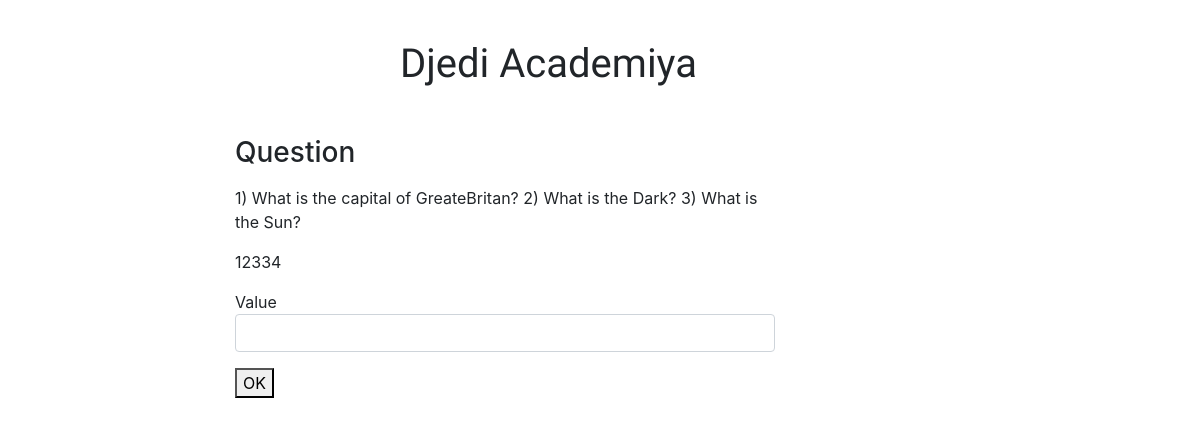
The app's page /candidate/test/ with its own data.
### academiya/models.py (models this page shows, shortened)
class Test_task(models.Model):
    orden = models.SlugField(unique=True)
    name = models.TextField()

### academiya/views.py (the view, shortened to what this page needs)
# urls.py: path('candidate/test/', AnswerCreate.as_view(), name='candidate_test_url'),
class AnswerCreate(View):
    def get(self,request):
        form = AnswerForm()
        tests = Test_task.objects.all()
        return render(request, 'academiya/candidate_test_form.html', context={'form': form, 'tests': tests})

### academiya/forms.py (shortened to what this page needs)
class AnswerForm(forms.Form):
    value = forms.CharField(max_length=50)
    value.widget.attrs.update({'class': 'form-control'})

### academiya/templates/academiya/candidate_test_form.html (shortened to what this page needs)
{% extends 'base.html' %}
{% block content %}
  <h3 class="mb-3">Question</h3>
  {% for test in tests %}
        <p>{{ test.name }}</p>
  {% endfor %}
  <form class="" action="{% url 'candidate_test_url' %}" method="post">
  {% for field in form %}
    <div class="form-group">
        {{ field.label }}
        {{ field }}
      </div>
    {% endfor %}
    <button type="submit" name="button" style="btn btn-outline-dark">OK</button>
  </form>
{% endblock %}

### records on screen
Test_task: name "1) What is the capital of GreateBritan? 2) What is the Dark? 3) What is the Sun?"
Test_task: name "12334"

### other values on screen
{{ field.label }} "Value"
